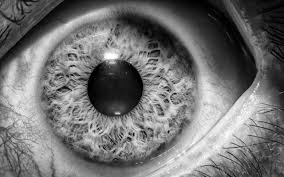
#> input picture images.jfif, 284 x 177 px
$ jupyter execute --allow-errors ppt-Copy3.ipynb
#> lines starting #> are read from the running program, lines starting #| are printed output that depends on the picture; after the words box and inside, x2 and y2 are one past the last pixel; in counts of white or black regions, pixels touching at a corner belong together
[cell 1]
import cv2
import matplotlib.pyplot as plt
import numpy as np
import numpy as np
import cv2
from skimage.morphology import erosion
import matplotlib.pyplot as plt
#> (the rest of this cell did not finish here and is left out)

[cell 2]
img = cv2.imread('images.jfif')
#> img is the input picture: shape (177, 284, 3); min 0, max 255, mean 113.9

[cell 3]
img=cv2.cvtColor(img, cv2.COLOR_BGR2RGB)

[cell 4]
#plt.imshow(img)

[cell 5]
print(img)
#> (printed output is left out)

[cell 6]
#import cv2
#import numpy as np
import itertools
import math
from typing import Tuple, List


def daugman(gray_img: np.ndarray, center: Tuple[int, int],
            start_r: int, end_r: int, step: int = 1) -> Tuple[float, int]:
    """ The function will calculate pixel intensities for the circles
        in the ``range(start_r, end_r, step)`` for a given ``center``,
        and find a circle that precedes the biggest intensity drop

        :param gray_img: grayscale picture
        :param center:  center coordinates ``(x, y)``
        :param start_r: bottom value for iris radius in pixels
        :param end_r: top value for iris radius in pixels
        :param step: step value for iris radii range in pixels

        .. attention::
            Input grayscale image should be a square, not a rectangle

        :return: intensity_value, radius
    """
    x, y = center
    intensities = []
    mask = np.zeros_like(gray_img)

    # for every radius in range
    radii = list(range(start_r, end_r, step))  # type: List[int]
    for r in radii:
        # draw circle on mask
        cv2.circle(mask, center, r, 255, 1)
        # get pixel from original image, it is faster than np or cv2
        diff = gray_img & mask
        # normalize, np.add.reduce faster than .sum()
        #            diff[diff > 0] faster than .flatten()
        intensities.append(np.add.reduce(diff[diff > 0]) / (2 * math.pi * r))
        # refresh mask
        mask.fill(0)

    # calculate delta of radius intensitiveness
    #     mypy does not tolerate var type reload
    intensities_np = np.array(intensities, dtype=np.float32)
    del intensities

    # circles intensity differences, x5 faster than np.diff()
    intensities_np = intensities_np[:-1] - intensities_np[1:]
    # aply gaussian filter
    #     GaussianBlur() faster than filter2D() with custom kernel
    # original kernel:
    # > The Gaussian filter in our case is designedin MATLAB and
    # > is a 1 by 5 (rows by columns) vector with intensity values
    # > given by vector A = [0.0003 0.1065 0.7866 0.1065 0.0003]
    intensities_np = abs(cv2.GaussianBlur(intensities_np, (1, 5), 0))
    # get maximum value
    idx = np.argmax(intensities_np)  # type: int

    # return intensity value, radius
    return intensities_np[idx], radii[idx]


def find_iris(gray: np.ndarray, *,
              daugman_start: int, daugman_end: int,
              daugman_step: int = 1, points_step: int = 1,) -> Tuple[Tuple[int, int], int]:
    """ The function will apply :func:`daugman` on every pixel in the calculated image slice.
        Basically, we are calculating where lies set of valid circle centers.
        It is assumed that iris center lies within central 1/3 of the image.

        :param gray: graysacale **square** image
        :param points_step: it will run daugman for each ``points_step``th point.
                            It has linear correlation with overall iris search speed
        :param daugman_start: bottom value for iris radius in pixels for :func:``daugman``
        :param daugman_end: top value for iris radius in pixels for :func:``daugman``
        :param daugman_step: step value for iris radii range in pixels for :func:``daugman``.
                             It has linear correlation with overall iris search speed

        :return: radius with biggest intensiveness delta on image as ``((xc, yc), radius)``
    """
    h, w = gray.shape
    if h != w:
        print('Your image is not a square!')

    # reduce step for better accuracy
    # we will look only on dots within central 1/3 of image
    single_axis_range = range(int(h / 3), h - int(h / 3), points_step)
    all_points = itertools.product(single_axis_range, single_axis_range)

    intensity_values = []
    coords = []  # List[Tuple[Tuple(int, int), int]]

    for point in all_points:
        val, r = daugman(gray, point, daugman_start, daugman_end, daugman_step)
        intensity_values.append(val)
        coords.append((point, r))

    # return the radius with biggest intensiveness delta on image
    # ((xc, yc), radius)
    # x10 faster than coords[np.argmax(values)]
    best_idx = intensity_values.index(max(intensity_values))
    return coords[best_idx]

[cell 7]
img = img[20:284, 20:200]
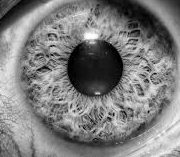
#> img: shape (157, 180, 3); min 0, max 255, mean 125.3
gray_img = cv2.cvtColor(img, cv2.COLOR_BGR2GRAY)

_ = plt.imshow(gray_img, cmap='gray')

[cell 8]
answer = find_iris(gray_img, daugman_start=20, daugman_end=180, daugman_step=1, points_step=3)
#> the loop in find_iris, `for point in all_points:` made 324 passes
#> (val, r) on passes 1 to 3: ([9.98], 53), ([6.51], 56), ([7.05], 53)
#> after the loop in find_iris, `for point in all_points:`: coords = 324 items; intensity_values = 324 items, first 6: [9.98], [6.51], [7.05], [7.05], [6.1], [5.18]
#> in find_iris, `best_idx = intensity_values.index(max(intensity_values))`: best_idx = 257
#> answer = ((94, 67), 29)
print(answer)
#| ((94, 67), 29)

iris_center, iris_rad = answer
#> iris_center = (94, 67); iris_rad = 29

[cell 9]
# plot result
out = img.copy()
cv2.circle(out, iris_center, iris_rad, (0, 0, 255), 1)
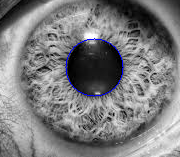
#> out: shape (157, 180, 3); 0.58% of pixels changed, all inside (x1, y1, x2, y2) = (65, 38, 124, 97)
_ = plt.imshow(out[::,::,::-1])

#> (a cell that did not finish here is left out)

[cell 11]
hh, ww = img.shape[: 2]
#> hh = 157; ww = 180
hh2 = hh // 2
#> hh2 = 78
ww2 = ww // 2
#> ww2 = 90
xc = hh // 2
#> xc = 78
yc = ww // 2
#> yc = 90

[cell 12]
# given x,y are circle center and r is radius
#rectX = (67 - 29)
#rectY = (94 - 29)
#cropp_img = img[94:(94+2*29), 67:(67+2*29)]
mask1 = np.zeros_like(img)
mask1 = cv2.circle(mask1, (xc, yc), 29, (255, 255, 255), -1)
mask2 = np.zeros_like(img)
mask2 = cv2.circle(mask2, (xc, yc), 40, (255, 255, 255), -1)

[cell 13]
mask = cv2.subtract(mask2, mask1)
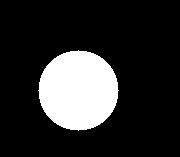
#> mask2: shape (157, 180, 3); 17.8% white; 1 white region, box (x1, y1, x2, y2) and area: (38, 50, 119, 131) 5025
result = cv2.cvtColor(img, cv2.COLOR_BGR2BGRA)
result[: ,: , 3] = mask[: ,: , 0]
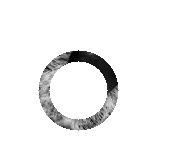
#> result: shape (157, 180, 4); mean R, G, B, A 125.3, 125.3, 125.3, 21.6; transparent parts drawn white

# save results
cv2.imwrite('lena_mask1.png', mask1)
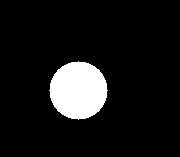
#> saved as lena_mask1.png: shape (157, 180, 3); 9.3% white; 1 white region, box (x1, y1, x2, y2) and area: (49, 61, 108, 120) 2629
cv2.imwrite('lena_mask2.png', mask2)
cv2.imwrite('lena_masks.png', mask)
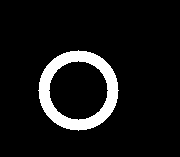
#> saved as lena_masks.png: shape (157, 180, 3); 8.5% white; 1 white region, box (x1, y1, x2, y2) and area: (38, 50, 119, 131) 2396
cv2.imwrite('lena_circle_masks.png', result)

plt.imshow(img)
plt.imshow(mask1)
plt.imshow(mask2)
plt.imshow(mask)
plt.imshow(result)

[cell 14]
margin = 0.9 # Cut off the outer 10% of the image
polar_img = cv2.warpPolar(result, (11, 1024), (result.shape[0]/2,result.shape[1]/2), result.shape[1]*margin*0.5, cv2.WARP_POLAR_LINEAR)
# Rotate it sideways to be more visually pleasing
polar_img = cv2.rotate(polar_img, cv2.ROTATE_90_COUNTERCLOCKWISE)

[cell 15]
plt.imshow(polar_img),plt.show()
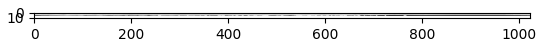
#> figure drawn by matplotlib, 1 panel

[cell 16]
print(polar_img)
#> (printed output is left out)

#> (a cell that did not finish here is left out)

[cell 18]
answ = find_iris(gray_img, daugman_start=50, daugman_end=180, daugman_step=1, points_step=2)
#> the loop in find_iris (call 2), `for point in all_points:` made 729 passes
#> (val, r) on passes 1 to 3: ([9.98], 53), ([7.6], 55), ([6.34], 57)
#> answ = ((72, 78), 80)
print(answ)
#| ((72, 78), 80)
iris_center, iris_rad = answ
#> iris_center = (72, 78); iris_rad = 80

[cell 19]
# plot result
out = img.copy()
cv2.circle(out, iris_center, iris_rad, (0, 0, 255), 2)
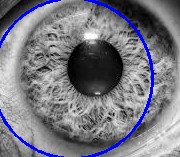
#> out: shape (157, 180, 3); 3.82% of pixels changed, all inside (x1, y1, x2, y2) = (0, 0, 154, 157)
_ = plt.imshow(out[::,::,::-1])
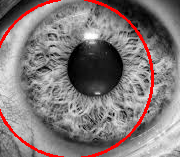
#> shown: shape (157, 180, 3); mean R, G, B 130.1, 120.4, 120.4

[cell 20]
rectX = (72 - 40)
rectY = (78 - 40)
crop_img = img[72:(72+2*40), 72:(72+2*40)]
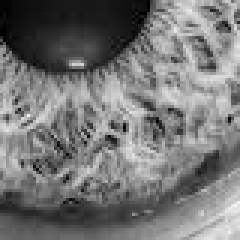
#> crop_img: shape (80, 80, 3) (shown 3 times larger); min 0, max 246, mean 118.1

$ run again, with eye.jpg saved as images.jfif
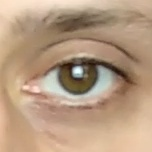
#> input picture eye.jpg, 152 x 152 px
#> img is the input picture: shape (152, 152, 3); mean B, G, R 128.8, 154.5, 182.4
#> (printed output is left out)
#> the loop in find_iris, `for point in all_points:` made 225 passes
#> (val, r) on passes 1 to 3: ([8.2], 46), ([6.04], 48), ([5.81], 46)
#> after the loop in find_iris, `for point in all_points:`: coords = 225 items; intensity_values = 225 items, first 6: [8.2], [6.04], [5.81], [5.94], [6.13], [5.71]
#> best_idx = 112
#> answer = ((65, 65), 67)
#| ((65, 65), 67)
#> `iris_center, iris_rad = answer`: iris_center = (65, 65); iris_rad = 67
#> `mask = cv2.subtract(mask2, mask1)`:
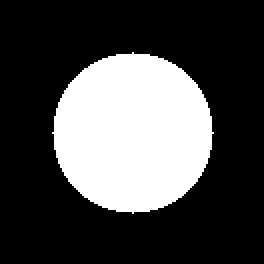
#> mask2: shape (132, 132, 3) (shown 2 times larger); 28.8% white; 1 white region, box (x1, y1, x2, y2) and area: (26, 26, 107, 107) 5025
#> (printed output is left out)
#> the loop in find_iris (call 2), `for point in all_points:` made 484 passes
#> (val, r) on passes 1 to 3: ([7.64], 88), ([6.41], 88), ([5.31], 88)
#> answ = ((66, 66), 67)
#| ((66, 66), 67)
#> `iris_center, iris_rad = answ`: iris_center = (66, 66)
#> `crop_img = img[72:(72+2*40), 72:(72+2*40)]`:
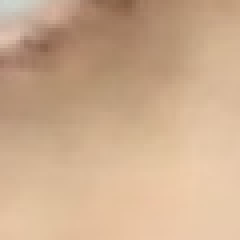
#> crop_img: shape (60, 60, 3) (shown 4 times larger); mean R, G, B 204.5, 172, 142.3
